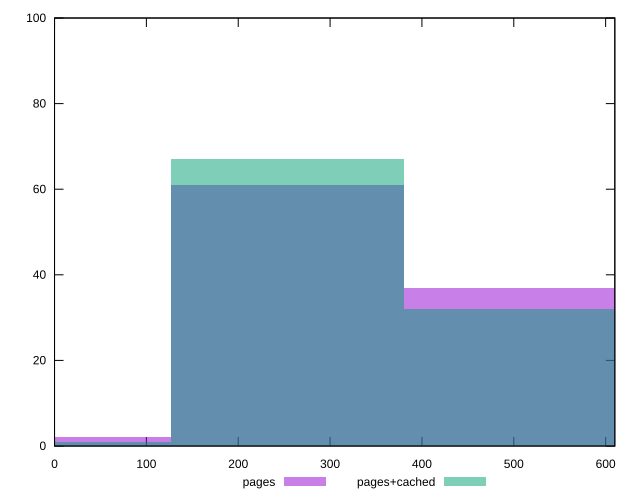

gnuplot code for this plot:
reset

$pages <<EOF
253.97216277114833 61
507.94432554229667 37
0 2
EOF

$pagesCached <<EOF
253.97216277114833 67
507.94432554229667 32
0 1
EOF

set key outside below
set boxwidth 253.97216277114833
set xrange [0:610]
set yrange [0:100]
set trange [0:100]
set style fill transparent solid 0.5 noborder
set terminal svg size 640, 500 enhanced background rgb 'white'
set output "report_00013_2021-02-09T12-04-24.940Z/uses-webp-images/comparison/histogram/0_vs_1.svg"

plot $pages title "pages" with boxes, \
     $pagesCached title "pages+cached" with boxes

reset
